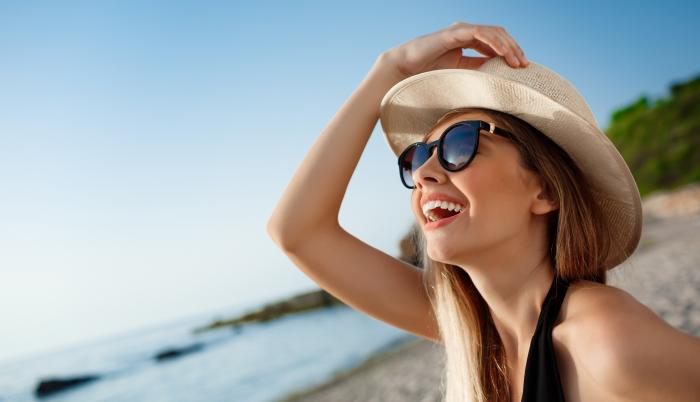
#> input picture rostro_playa.jpeg, 700 x 402 px, given as the content of the folder C:/BD/FRESA, which was not available
$ python lab2_HOG.py
#> lines starting #> are read from the running program, lines starting #| are printed output that depends on the picture; pictures that were not available may be replaced by others from this repository, and a replacement may not be noted
import os
import cv2
import matplotlib.pyplot as plt
from skimage.feature import hog
from skimage import exposure

# Ruta del banco de imágenes
ruta_banco = r'C:\BD'

# Obtener la lista de carpetas
carpetas = ['FRESA', 'MANGO', 'MANZANA', 'PERA']

# Tamaño deseado para redimensionar las imágenes
nuevo_tamaño = (256, 256)

# Parámetros para HOG
orientaciones = 9
pixeles_por_celda = (8, 8)

# Función para redimensionar una imagen, calcular su histograma y extraer características HOG
def preprocesar_imagen(ruta_imagen):
    # Leer la imagen
#> called with ruta_imagen = 'C:\\BD/FRESA/rostro_playa.jpeg'
    imagen = cv2.imread(ruta_imagen)
#> imagen is the input picture: shape (402, 700, 3); mean B, G, R 164.5, 164.7, 162.5

    # Redimensionar la imagen
    imagen_redimensionada = cv2.resize(imagen, nuevo_tamaño)
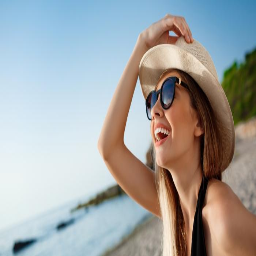
#> imagen_redimensionada: shape (256, 256, 3); mean B, G, R 164.4, 164.7, 162.4

    # Calcular el histograma de la imagen
    histograma = cv2.calcHist([imagen_redimensionada], [0], None, [256], [0, 256])
#> histograma = 256 values, max 2004 at index 240, min 0 at index 249, mean 256

    # Calcular las características HOG
    hog_features, hog_image = hog(imagen_redimensionada, orientations=orientaciones, pixels_per_cell=pixeles_por_celda,
                       visualize=True, channel_axis=-1)  # Utiliza `channel_axis` en lugar de `multichannel` en versiones futuras

    return imagen_redimensionada, histograma, hog_image

# Procesar cada imagen en las carpetas
for carpeta in carpetas:
    # Ruta completa de la carpeta
    ruta_carpeta = os.path.join(ruta_banco, carpeta)

    # Obtener la lista de imágenes en la carpeta
    imagenes = os.listdir(ruta_carpeta)

    # Procesar cada imagen
    for imagen_nombre in imagenes:
        # Ruta completa de la imagen
        ruta_imagen = os.path.join(ruta_carpeta, imagen_nombre)

        # Preprocesar la imagen
        imagen_redimensionada, histograma, hog_image = preprocesar_imagen(ruta_imagen)
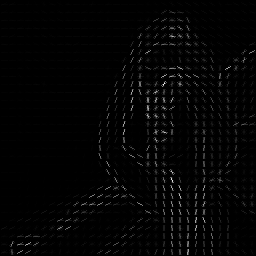
#> hog_image: shape (256, 256) float64; min 0, max 86.65, mean 1.4; drawn with min black and max white

        # Mostrar la imagen redimensionada
        plt.imshow(imagen_redimensionada)
        plt.title('Imagen redimensionada')
        plt.axis('off')
        plt.show()

        # Mostrar el histograma
        plt.plot(histograma)
        plt.title('Histograma')
        plt.show()
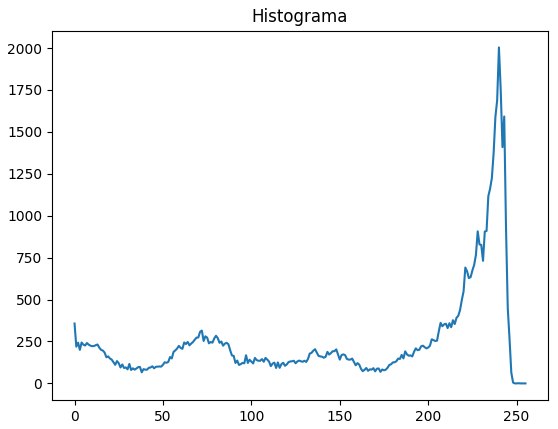
#> figure drawn by matplotlib, 1 panel; curve peaks at x = 240, y = 2004

        # Mostrar la representación HOG
        fig, (ax1, ax2) = plt.subplots(1, 2, figsize=(8, 4), sharex=True, sharey=True)

        ax1.imshow(imagen_redimensionada)
        ax1.axis('off')
        ax1.set_title('Imagen redimensionada')

        hog_image_rescaled = exposure.rescale_intensity(hog_image, in_range=(0, 10))
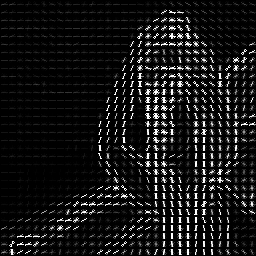
#> hog_image_rescaled: shape (256, 256) float64; min 0, max 1, mean 0.0903
        ax2.imshow(hog_image_rescaled, cmap='gray')
        ax2.axis('off')
        ax2.set_title('Representación HOG')

        plt.show()
#> figure, not shown here; B, G, R data is drawn as R, G, B

        # Pausa para ver la imagen antes de mostrar la siguiente
#> (the run stopped early here; a loop or call above may not have finished)
